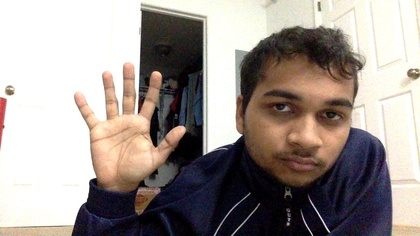
%> input picture rgb image.jpg, 420 x 236 px, shrunk from 1280 x 720 before the run
$ octave --eval "result = luminanceComputation(rgb2gray(imread('../../rgb image.jpg')));"   (GNU Octave 9; MATLAB toolbox functions it lacks are replaced by stand-ins)
%> lines starting %> are read from the running program, lines starting %| are printed output that depends on the picture; in (x1, y1, x2, y2) boxes, pixels count from 0 and x2, y2 are one past the last pixel; in counts of white or black regions, pixels touching at a corner belong together; the program's own positions count from 1
function output = luminanceComputation(inputImage)

[height, width] = size(inputImage);
%> height = 236; width = 420

segmentedImage = false(height,width);

% Treat for gaussian noise
sigma = 1.5;
inputImage = imgaussfilt(inputImage,sigma);
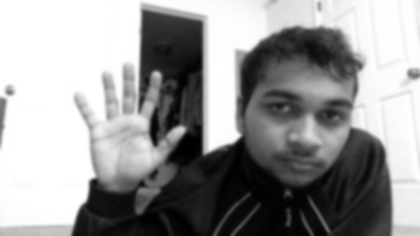
%> inputImage: size 236x420 uint8; min 0, max 255, mean 152.2

edgesImage = edge(inputImage,'canny');
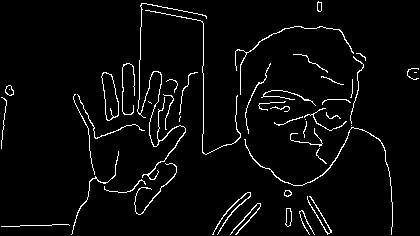
%> edgesImage: size 236x420 logical; 3.8% white in thin lines or dots

for r = 1: height
    for c = 1 : width
        if (inputImage(r,c) >= 54 && inputImage(r,c) <= 190 && ~edgesImage(r,c))
            segmentedImage(r,c) = true;
        else
            segmentedImage(r,c) = false;
        end
    end
end
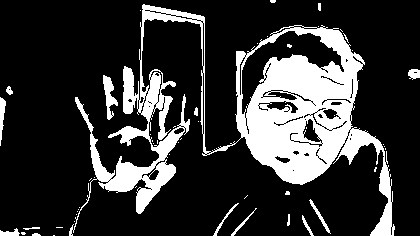
%> segmentedImage: size 236x420 logical; 20.8% white; 52 white regions (37 under 20 px), largest, box (x1, y1, x2, y2) and area: (69, 4, 395, 236) 19259, (103, 75, 118, 120) 312, (0, 97, 6, 146) 163

segmentedImage=bwareaopen(segmentedImage,200);
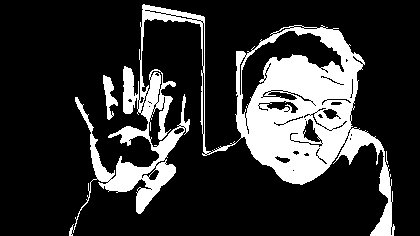
%> segmentedImage: size 236x420 logical; 19.7% white; 2 white regions, box (x1, y1, x2, y2) and area: (69, 4, 395, 236) 19259, (103, 75, 118, 120) 312
segmentedImage=imdilate(segmentedImage,strel('sphere',2));
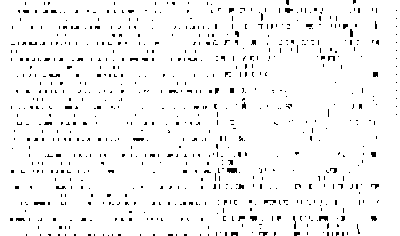
%> segmentedImage: size 236x400 logical; 96% white; black in thin lines or dots
segmentedImage=imfill(segmentedImage,'holes');
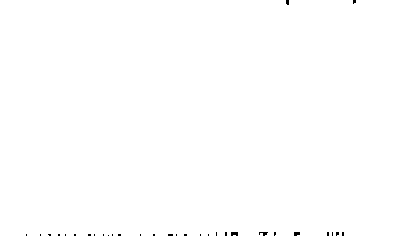
%> segmentedImage: size 236x400 logical; 99.8% white; black in thin lines or dots, all inside (x1, y1, x2, y2) = (26, 0, 356, 236)

% Treat for salt and pepper like noise
segmentedImage = medfilt2(segmentedImage, [5,5]);
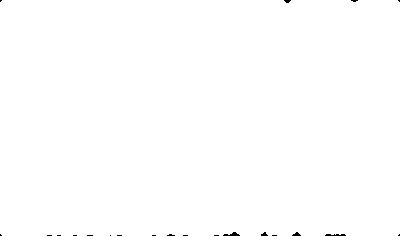
%> segmentedImage: size 236x400 logical; 99.8% white; 21 black regions (18 under 20 px), largest, box (x1, y1, x2, y2) and area: (223, 232, 240, 236) 38, (325, 234, 346, 236) 34, (292, 232, 301, 236) 22

imwrite(segmentedImage,'Y segmentaion image.png');

output = segmentedImage;
end
